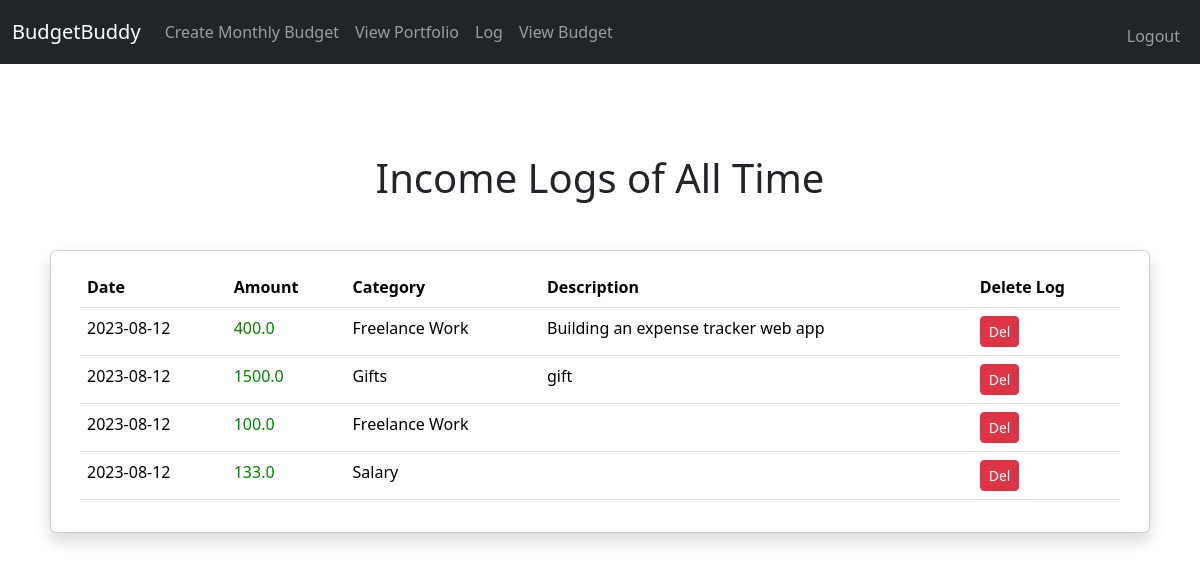
/income (signed in), run on the app's committed database.
### tables this page shows
CREATE TABLE income (id INTEGER PRIMARY KEY NOT NULL, user_id INTEGER NOT NULL, date DATE NOT NULL, amount REAL NOT NULL, category TEXT, description TEXT, FOREIGN KEY (user_id) REFERENCES users(id));

### app.py (the view)
@app.route("/income")
@login_required
def income():
    rows = db.execute("SELECT id, date, amount, category, description FROM income")
    return render_template("income.html", rows=rows)

### helpers.py (called while the page is built)
def login_required(f):
    @wraps(f)
    def decorated_function(*args, **kwargs):
        if session.get("user_id") is None:
            return redirect("/login")
        return f(*args, **kwargs)
    return decorated_function

### templates/income.html
{% extends "layout.html" %}
{% block main %}
    <div class="container">
        <div class="row">
            <div class="d-flex justify-content-center">
                <h1>
                    Income Logs of All Time
                </h1>
            </div>
        </div>
        <div class="row">
            <div class="card shadow rounded mx-auto">
                <div class="card-body">
                    <table class="table">
                        <thead>
                            <tr>
                                <th scope="col">Date</th>
                                <th scope="col">Amount</th>
                                <th scope="col">Category</th>
                                <th scope="col">Description</th>
                                <th scope="col">Delete Log</th>
                            </tr>
                        </thead>
                        <tbody>
                            {% for income_row in rows %}
                                <tr>
                                    <td>{{ income_row.date }}</td>
                                    <td style="color: green">{{ income_row.amount }}</td>
                                    <td>{{ income_row.category }}</td>
                                    <td>{{ income_row.description }}</td>
                                    <td>
                                        <form action="{{ url_for('delete', table='income', id=income_row.id) }}" method="POST">
                                            <button type="submit" class="btn btn-danger btn-sm">Del</button>
                                        </form>
                                    </td>
                                </tr>
                            {% endfor%}
                        </tbody>
                    </table>
                </div>
            </div>
        </div>
    </div>
{% endblock %}

### static/styles.css (style rules this page uses)
.container { padding-top: 70px; }
.row { padding: 20px; }
.card-body { overflow-y: auto; }

### data on the page
income: date "2023-08-12", amount "400.0", category "Freelance Work", description "Building an expense tracker web app"
income: date "2023-08-12", amount "1500.0", category "Gifts", description "gift"
income: date "2023-08-12", amount "100.0", category "Freelance Work"
income: date "2023-08-12", amount "133.0", category "Salary"
